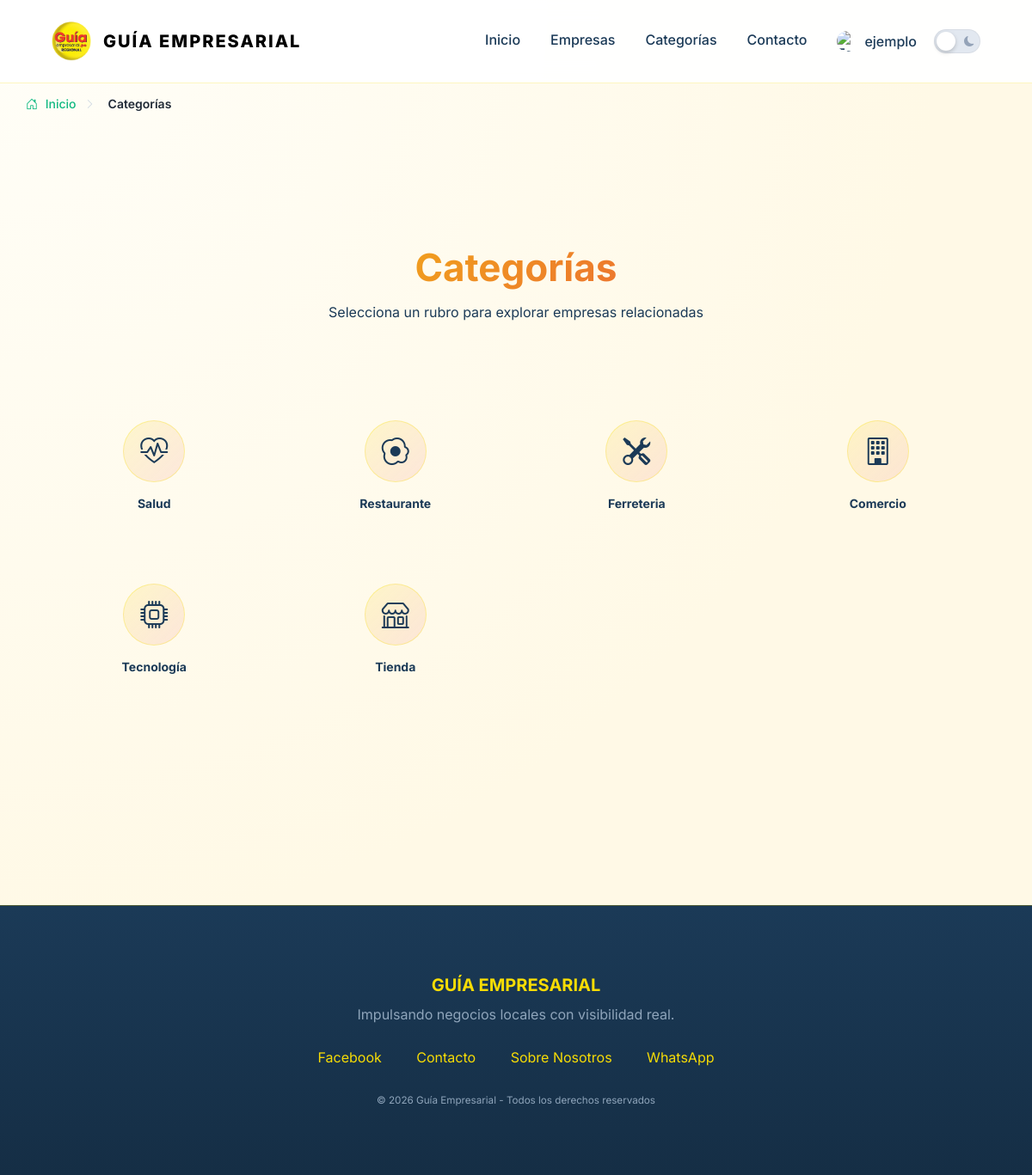
/categorias.php (signed in), run on the app's committed database.
### tables this page shows
CREATE TABLE `categorias` (
  `id_categoria` int(11) NOT NULL,
  `nombre` varchar(100) NOT NULL,
  `slug` varchar(255) DEFAULT NULL,
  `descripcion` text DEFAULT NULL,
  `icono` varchar(50) DEFAULT 'bi-briefcase',
  `orden` int(11) NOT NULL DEFAULT 0
);

### categorias.php (the view, shortened to what this page needs)
<?php
include 'includes/header.php';
include 'includes/components/breadcrumbs.php';
?>
<?php
$bc_items = [["name" => "Categorías", "url" => null]];
echo renderBreadcrumbs($bc_items);
?>
<section class="page-section">
    <div class="container">
        <div class="section-header">
            <h1>Categorías</h1>
            <p>Selecciona un rubro para explorar empresas relacionadas</p>
        </div>
        <div class="categorias-modern">
            <?php
            $resultado = $conexion->query("SELECT * FROM categorias ORDER BY orden ASC");
            while ($fila = $resultado->fetch_assoc()):
                $nombre = htmlspecialchars($fila['nombre']);
                $icono = htmlspecialchars($fila['icono'] ?? 'bi-briefcase');
                ?>
                <a href="<?= APP_URL ?>/rubro/<?= $fila['slug'] ?>" class="categoria-card reveal">
                    <div class="categoria-icono-wrap">
                        <i class="bi <?= $icono ?>"></i>
                    </div>
                    <span class="categoria-nombre"><?= $nombre ?></span>
                </a>
            <?php endwhile; ?>
        </div>
    </div>
</section>
<?php include 'includes/footer.php'; ?>

### assets/css/style.css (style rules this page uses)
:root { --amarillo:#F7DC05;--rojo:#E63946;--azul:#1B3A57;--azul-oscuro:#152e45;--blanco:#ffffff;--primario:#10b981;--primario-hover:#059669;--ink:#1f2937;--ink-muted:#6b7280;--sky:#f0f9ff;--emerald:#10b981;--glass-bg:rgba(255,255,255,0.7);--glass-border:rgba(255,255,255,0.3);--shadow-sm:0 1px 2px 0 rgb(0 0 0 / 0.05);--shadow-md:0 4px 6px -1px rgb(0 0 0 / 0.1),0 2px 4px -2px rgb(0 0 0 / 0.1);--shadow-lg:0 10px 15px -3px rgb(0 0 0 / 0.1),0 4px 6px -4px rgb(0 0 0 / 0.1);--shadow-xl:0 20px 25px -5px rgb(0 0 0 / 0.1),0 8px 10px -6px rgb(0 0 0 / 0.1);--radius-sm:8px;--radius:12px;--radius-lg:20px;--radius-full:9999px;--grad-main:linear-gradient(135deg,var(--amarillo),var(--rojo));--grad-premium:linear-gradient(145deg,#f8fafc,#f1f5f9); }
html { height:100%; }
body { margin:0;padding:0;font-family:sans-serif;background:linear-gradient(#141e30,#243b55); }
*,*::before,*::after { margin:0;padding:0;box-sizing:border-box; }
html { scroll-behavior:smooth;overflow-x:hidden; }
body { font-family:'Inter',sans-serif;background:radial-gradient(circle at top left,#fffef8,#fff9e6 60%);color:var(--azul);min-height:100vh;display:flex;flex-direction:column;overflow-x:hidden; }
.page-section { padding:120px 20px; }
.container { max-width:1400px;width:95%;margin:auto; }
.section-header { text-align:center;margin-bottom:80px; }
.section-header h1 { font-size:44px;margin-bottom:15px;background:var(--grad-main);-webkit-background-clip:text;background-clip:text;-webkit-text-fill-color:transparent; }
.section-header p { color:var(--muted); }
.categorias-modern { display:grid;grid-template-columns:repeat(4,1fr);gap:20px; }
.categoria-card { background:var(--grad-card);padding:36px 20px 28px;text-align:center;border-radius:var(--radius);text-decoration:none;color:var(--azul);font-weight:600;font-size:15px;border:1px solid var(--borde);transition:0.3s ease;display:flex;flex-direction:column;align-items:center;gap:16px; }
.categoria-icono-wrap { width:72px;height:72px;border-radius:50%;background:linear-gradient(135deg,rgba(247,220,5,0.15),rgba(230,57,70,0.1));border:1.5px solid rgba(247,220,5,0.3);display:flex;align-items:center;justify-content:center;transition:0.3s ease;flex-shrink:0; }
.categoria-icono-wrap i { font-size:32px;color:var(--azul);transition:0.3s ease; }
.categoria-nombre { font-size:14px;font-weight:700;color:inherit;line-height:1.3; }
body { opacity:1;transition:opacity 0.3s ease-out,transform 0.3s ease-out; }
.reveal { opacity:0;transform:translateY(30px);transition:all 0.6s cubic-bezier(0.165,0.84,0.44,1); }
.reveal.active { opacity:1;transform:translateY(0); }

### assets/css/mi_cuenta.css (style rules this page uses)
:root { --mc-pink: #E63946; --mc-pink-dark: #C52F3A; --mc-dark: #1B3A57; --mc-mid: #4a5f7a; --mc-muted: #8fa5bb; --mc-border: #DFE6ED; --mc-bg: #ffffff; --mc-bg-soft: #fff9e6; --mc-red: #E63946; --mc-red-dark: #C52F3A; --mc-radius: 12px; --mc-radius-sm: 8px; --mc-font: 'DM Sans', sans-serif; }

### data on the page
categorias: nombre "Salud"
categorias: nombre "Restaurante"
categorias: nombre "Ferreteria"
categorias: nombre "Comercio"
categorias: nombre "Tecnología"
categorias: nombre "Tienda"

### other printed values
$_SESSION['usuario_publico_nombre'] "ejemplo"
$item['name'] "Categorías"
